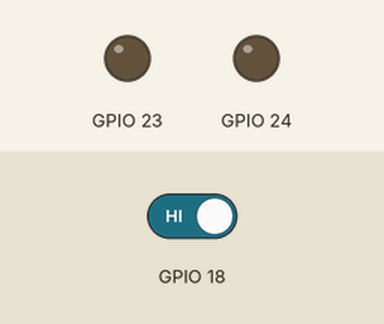
A program run on a simulated Raspberry Pi (BCM pin numbers). On the bench: output pins drawn as LEDs (lit = HIGH). The test bench sets the inputs (shaded band); at power-on: GPIO 18 HIGH. What the program prints to the terminal is not drawn.

Above: at 1.2 s.
1.3 s: GPIO 18 driven LOW
At 1.8 s:
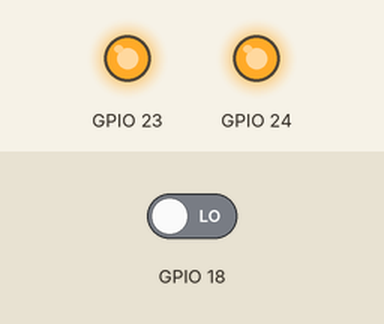
2.8 s: GPIO 18 driven HIGH
At 4.1 s:
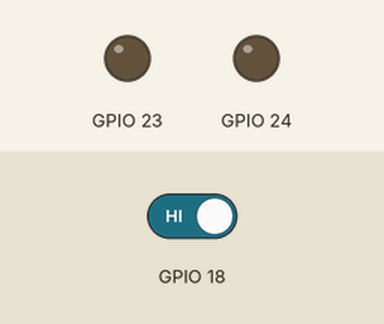
Timing chart, 0 to 5.8 s (numbered marks = the images above; inputs shaded):
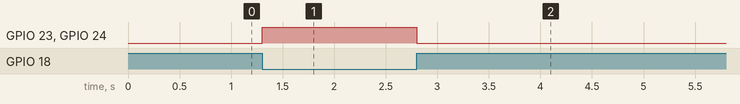

The program:

led_test_2.py
```python
 # RPi.GPIO 를 import 하고, 네임스페이스 RPi.GPIO 대신 GPIO 를 사용
import RPi.GPIO as GPIO

# GPIO 이름은 BCM 명칭 사용
# GPIO 23 출력으로 설정
# GPIO 24 출력으로 설정
# GPIO 18 입력으로 설정
# 메세지 화면 출력
GPIO.setmode( GPIO.BCM )
GPIO.setup(23, GPIO.OUT)
GPIO.setup(24, GPIO.OUT)
GPIO.setup(18, GPIO.IN )
print ("Press SW or input Ctrl+C to quit")

# try:행과 아래 except KeyboardInterrupt:
# 이하는 생략가능( GPIO warnning 방지 )
# 무한 반복문 - C 언어의 while(1)에 해당
# GPIO 23 에 LOW 출력( 적색 LED 소등 )
# GPIO 24 에 LOW 출력( 녹색 LED 소등 )
try:
  while True:
    GPIO.output(23, False)
    GPIO.output(24, False)
    # SW 가 ON 인 동안 반복
    # GPIO 23 에 HIGH 출력( 적색 LED 점등 )
    # GPIO 24 에 HIGH 출력( 녹색 LED 점등 )
    while GPIO.input(18) == 0:
      GPIO.output(23, True)
      GPIO.output(24, True)

# Ctrl-C 입력 시
# GPIO 관련설정 Clear
# 프로그램 종료 메세지 화면 출력
except KeyboardInterrupt:
 GPIO.cleanup()
 print("bye~")
```

Measured:
- after the input at 1.3 s, GPIO 23, GPIO 24: LOW → HIGH at once
- after the input at 2.8 s, GPIO 23, GPIO 24: HIGH → LOW at once
